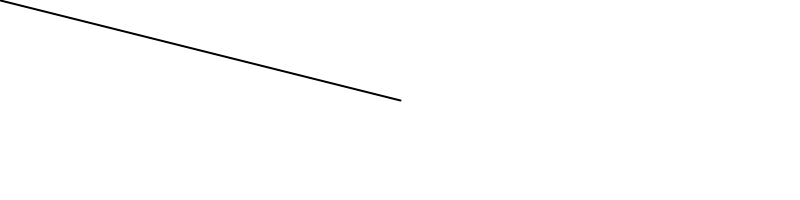
Frame 1 (no input)
Frame 60 (the mouse pressed at the canvas centre just before this capture): identical to frame 1, image omitted
Frame 120 (the mouse held since frame 60 and released just before this capture): blank canvas, image omitted

The Processing sketch that drew this single still picture (run headless with seeded random() and noise(); from frame 60 on, the mouse is pressed at the canvas centre):

// Processing sketch: NOC_1_3_vector_subtraction
// ── NOC_1_3_vector_subtraction.pde
// The Nature of Code
// Daniel Shiffman
// http://natureofcode.com

// Example 1-3: Vector subtraction

void setup() {
  size(800,200);
  smooth();
}

void draw() {
  background(255);
  
  PVector mouse = new PVector(mouseX,mouseY);
  PVector center = new PVector(width/2,height/2);
  mouse.sub(center);
  
  translate(width/2,height/2);
  strokeWeight(2);
  stroke(0);
  line(0,0,mouse.x,mouse.y);
  
}
